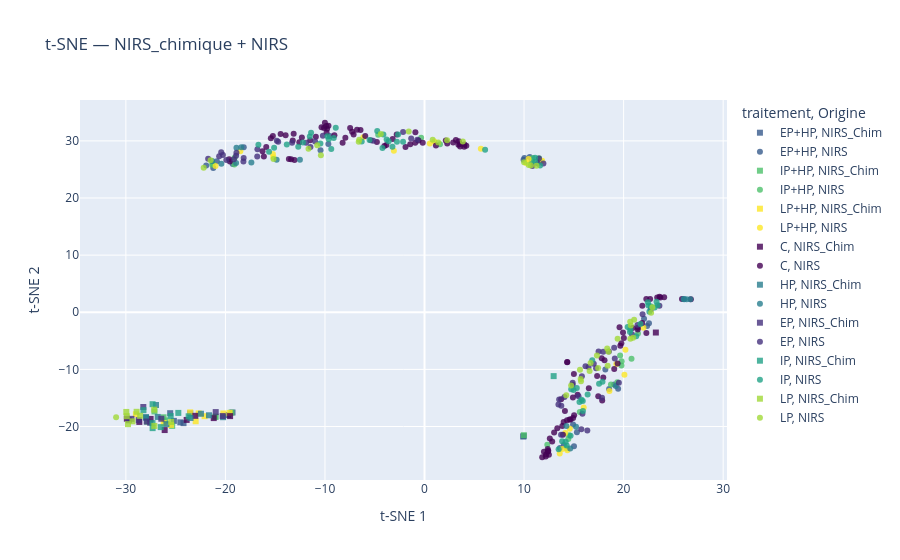

Notebook code for this chart:
### Code cell
cols_needed = NIRS_COMMON + ['traitement', 'Origine']
data_merged = pd.concat([
    data_chimique[cols_needed],
    data_nirs[cols_needed]
], axis=0).reset_index(drop=True)

X = data_merged[NIRS_INDEXES].values
X_scaled = StandardScaler().fit_transform(X)

tsne = TSNE(n_components=2, perplexity=recommended_perplexity,
            max_iter=3000, random_state=42)
X_tsne = tsne.fit_transform(X_scaled)

#data_frame prep pour le plot
df_plot = pd.DataFrame({
    'tSNE1':    X_tsne[:, 0],
    'tSNE2':    X_tsne[:, 1],
    'traitement': data_merged['traitement'],
    'Origine':    data_merged['Origine'],
})

# on adapte le plot précédent pour distinguer l'origine en plus
n = len(df_plot['traitement'].unique())
viridis_colors = px.colors.sample_colorscale(
    'viridis', [i / (n - 1) for i in range(n)]
)
color_map = {lbl: viridis_colors[i] 
             for i, lbl in enumerate(sorted(df_plot['traitement'].unique()))}

fig = px.scatter(
    df_plot,
    x='tSNE1', y='tSNE2',
    color='traitement',      
    symbol='Origine',       
    symbol_map={
        'NIRS':  'circle',
        'NIRS_chimique': 'star'  
    },
    color_discrete_map=color_map,
    opacity=0.8,
    labels={'tSNE1': 't-SNE 1', 'tSNE2': 't-SNE 2'},
    title="t-SNE — NIRS_chimique + NIRS"
)

# fig.update_layout(
#     xaxis=dict(range=[X_tsne[:, 0].min() - 1, X_tsne[:, 0].max() + 1]),
#     yaxis=dict(range=[X_tsne[:, 1].min() - 1, X_tsne[:, 1].max() + 1]),
#     legend=dict(groupclick="toggleitem")
# )

fig.show()

### Figure 1 — Plotly figure (JSON) as saved in the notebook; plotly's stock layout.template omitted (floating-point values rounded to 4 significant figures)
{"data": [{"hovertemplate": "traitement=EP+HP<br>Origine=NIRS_Chim<br>t-SNE 1=%{x}<br>t-SNE 2=%{y}<extra></extra>", "legendgroup": "EP+HP, NIRS_Chim", "marker": {"color": "rgb(55, 91, 140)", "opacity": 0.8, "symbol": "square"}, "mode": "markers", "name": "EP+HP, NIRS_Chim", "orientation": "v", "showlegend": true, "type": "scatter", "x": [-19.7, 9.92, 9.96, -25.55, -23.54, -19.29, -24.21, -24.53, -25.18], "xaxis": "x", "y": [-18.0, -21.75, -21.68, -17.67, -17.7, -17.54, -19.41, -19.27, -19.02], "yaxis": "y"}, {"hovertemplate": "traitement=EP+HP<br>Origine=NIRS<br>t-SNE 1=%{x}<br>t-SNE 2=%{y}<extra></extra>", "legendgroup": "EP+HP, NIRS", "marker": {"color": "rgb(55, 91, 140)", "opacity": 0.8, "symbol": "circle"}, "mode": "markers", "name": "EP+HP, NIRS", "orientation": "v", "showlegend": true, "type": "scatter", "x": [-21.22, -21.93, -18.16, -9.656, 18.54, 13.6, 13.99, 15.31, -20.85, -10.45, -19.27, -9.501, 14.92, 15.01, 19.45, 19.06, 9.949, 10.04, 10.75, 10.57, 22.36, 18.16, 22.05, 22.55], "xaxis": "x", "y": [25.27, 25.69, 28.89, 29.44, -13.44, -23.77, -23.23, -21.0, 26.44, 28.36, 25.94, 30.86, -19.67, -23.43, -13.4, -12.64, 26.69, 27.01, 26.36, 27.18, -2.419, -10.04, -1.116, -1.923], "yaxis": "y"}, {"hovertemplate": "traitement=IP+HP<br>Origine=NIRS_Chim<br>t-SNE 1=%{x}<br>t-SNE 2=%{y}<extra></extra>", "legendgroup": "IP+HP, NIRS_Chim", "marker": {"color": "rgb(77, 193, 107)", "opacity": 0.8, "symbol": "square"}, "mode": "markers", "name": "IP+HP, NIRS_Chim", "orientation": "v", "showlegend": true, "type": "scatter", "x": [9.98, -21.0, -21.0, -19.4, -27.13, -26.21, -26.06, -27.85, -25.35], "xaxis": "x", "y": [-21.52, -18.29, -18.29, -17.57, -17.36, -18.38, -18.93, -19.17, -19.89], "yaxis": "y"}, {"hovertemplate": "traitement=IP+HP<br>Origine=NIRS<br>t-SNE 1=%{x}<br>t-SNE 2=%{y}<extra></extra>", "legendgroup": "IP+HP, NIRS", "marker": {"color": "rgb(77, 193, 107)", "opacity": 0.8, "symbol": "circle"}, "mode": "markers", "name": "IP+HP, NIRS", "orientation": "v", "showlegend": true, "type": "scatter", "x": [-0.3381, 1.555, -4.651, 14.52, 14.28, 19.8, 18.73, -19.07, -21.27, -19.1, -21.33, 12.33, 15.6, 20.79, 19.37, 11.66, 10.8, 11.5, 10.88, 14.45, 19.78, 21.44, 19.65], "xaxis": "x", "y": [30.56, 29.42, 31.07, -21.53, -23.83, -8.566, -12.64, 27.06, 25.98, 25.87, 25.82, -23.19, -17.47, -8.123, -12.24, 26.41, 26.37, 26.98, 27.0, -22.17, -9.302, -3.704, -7.565], "yaxis": "y"}, {"hovertemplate": "traitement=LP+HP<br>Origine=NIRS_Chim<br>t-SNE 1=%{x}<br>t-SNE 2=%{y}<extra></extra>", "legendgroup": "LP+HP, NIRS_Chim", "marker": {"color": "rgb(253, 231, 37)", "opacity": 0.8, "symbol": "square"}, "mode": "markers", "name": "LP+HP, NIRS_Chim", "orientation": "v", "showlegend": true, "type": "scatter", "x": [-28.99, -20.21, -23.54, -22.69, -22.09, -19.58, -26.2, -22.99, -25.47], "xaxis": "x", "y": [-17.86, -17.71, -17.52, -17.7, -18.19, -17.62, -19.39, -19.08, -19.72], "yaxis": "y"}, {"hovertemplate": "traitement=LP+HP<br>Origine=NIRS<br>t-SNE 1=%{x}<br>t-SNE 2=%{y}<extra></extra>", "legendgroup": "LP+HP, NIRS", "marker": {"color": "rgb(253, 231, 37)", "opacity": 0.8, "symbol": "circle"}, "mode": "markers", "name": "LP+HP, NIRS", "orientation": "v", "showlegend": true, "type": "scatter", "x": [-6.152, -3.077, 0.5299, 0.993, 15.99, 14.14, 13.85, -18.5, -20.99, -15.18, -15.23, 14.6, 13.58, 20.08, 14.35, 10.45, 5.66, 10.19, 11.82, 19.26, 20.18, 18.58, 21.99], "xaxis": "x", "y": [30.62, 28.28, 29.55, 29.9, -16.66, -21.12, -23.94, 28.17, 25.6, 27.14, 27.69, -20.4, -24.73, -10.94, -24.16, 26.82, 28.62, 26.14, 26.54, -9.039, -6.553, -13.78, -2.726], "yaxis": "y"}, {"hovertemplate": "traitement=C<br>Origine=NIRS_Chim<br>t-SNE 1=%{x}<br>t-SNE 2=%{y}<extra></extra>", "legendgroup": "C, NIRS_Chim", "marker": {"color": "rgb(68, 1, 84)", "opacity": 0.8, "symbol": "square"}, "mode": "markers", "name": "C, NIRS_Chim", "orientation": "v", "showlegend": true, "type": "scatter", "x": [-21.17, 23.24, -19.53, -23.02, -27.51, -23.89, -26.1, -29.9, -28.65], "xaxis": "x", "y": [-18.52, -3.547, -18.18, -18.13, -18.67, -18.85, -20.62, -18.63, -19.2], "yaxis": "y"}, {"hovertemplate": "traitement=C<br>Origine=NIRS<br>t-SNE 1=%{x}<br>t-SNE 2=%{y}<extra></extra>", "legendgroup": "C, NIRS", "marker": {"color": "rgb(68, 1, 84)", "opacity": 0.8, "symbol": "circle"}, "mode": "markers", "name": "C, NIRS", "orientation": "v", "showlegend": true, "type": "scatter", "x": [-1.909, -16.28, -16.14, -0.1756, -9.645, -15.23, -10.34, -15.9, -10.01, -1.433, -7.123, -7.47, -5.953, -14.45, -9.782, -6.428, -4.029, -15.44, -12.32, -13.14, -7.95, -0.9345, 1.149, -9.867, -10.1, -13.95, -6.779, -7.274, -3.828, 14.11, 17.45, 15.03, 13.9, 12.0, 14.56, 12.21, 12.38, 14.31, 14.93, 12.4, 12.49, 12.18, 12.59, 12.43, 13.34, 13.84, 14.67, 12.83, 13.98, 13.02, 17.85, 11.82, 16.51, 17.34, 19.78, 15.38, 17.96, 20.02, 19.67, 19.94, 23.61, 14.33, 22.66, 14.35, 23.69, 23.37, 22.28, 24.07, 4.201, -9.836, 3.404, 4.008, 3.576, -13.23, 3.153, 2.137, 2.88, 3.986, -0.6037, 2.283, 3.554, -4.784, 3.453, -10.91, -11.48, -12.58, -9.053, -8.226, 21.87, 18.08, 19.06, 19.4, 21.43, 20.9, 21.42, 14.91, -13.06, -19.63, -13.4, -13.62, 17.8, 15.01, 19.59, 13.72, -3.196, -19.55, -0.9154, -2.795, 21.88, 26.76, 22.28, 25.86], "xaxis": "x", "y": [28.92, 28.2, 27.28, 29.65, 32.67, 30.87, 32.4, 28.94, 33.17, 29.41, 31.13, 32.27, 30.84, 31.19, 32.11, 31.89, 29.11, 30.47, 30.58, 31.23, 30.54, 29.66, 29.2, 32.62, 32.27, 30.98, 31.93, 31.6, 29.29, -17.29, -14.69, -18.04, -21.43, -24.44, -18.75, -24.89, -23.95, -18.91, -18.5, -24.37, -24.95, -25.24, -22.09, -24.24, -20.3, -19.89, -18.76, -22.61, -19.2, -21.06, -15.43, -25.38, -13.29, -11.14, -5.417, -14.45, -11.43, -4.513, -5.841, -3.538, 2.694, -8.737, 2.314, -8.703, 2.589, 2.579, 2.317, 2.622, 29.17, 31.48, 29.32, 29.35, 29.01, 30.06, 30.14, 30.08, 29.72, 28.96, 30.08, 29.55, 29.44, 29.79, 29.94, 30.71, 30.1, 29.77, 30.98, 29.67, -1.891, -8.41, -9.953, -8.986, -2.72, -2.758, -3.016, -14.92, 26.64, 26.8, 26.78, 26.84, -8.068, -10.79, -2.618, -15.21, 30.33, 26.4, 31.5, 31.13, 1.134, 2.274, -3.632, 2.31], "yaxis": "y"}, {"hovertemplate": "traitement=HP<br>Origine=NIRS_Chim<br>t-SNE 1=%{x}<br>t-SNE 2=%{y}<extra></extra>", "legendgroup": "HP, NIRS_Chim", "marker": {"color": "rgb(40, 126, 142)", "opacity": 0.8, "symbol": "square"}, "mode": "markers", "name": "HP, NIRS_Chim", "orientation": "v", "showlegend": true, "type": "scatter", "x": [-26.97, -21.65, -20.23, -22.46, -23.51, -27.97, -26.8, -25.93, -27.98], "xaxis": "x", "y": [-16.24, -18.03, -18.37, -17.76, -18.5, -18.48, -18.32, -19.58, -18.34], "yaxis": "y"}, {"hovertemplate": "traitement=HP<br>Origine=NIRS<br>t-SNE 1=%{x}<br>t-SNE 2=%{y}<extra></extra>", "legendgroup": "HP, NIRS", "marker": {"color": "rgb(40, 126, 142)", "opacity": 0.8, "symbol": "circle"}, "mode": "markers", "name": "HP, NIRS", "orientation": "v", "showlegend": true, "type": "scatter", "x": [-18.93, -17.39, -18.89, -18.4, 14.26, 15.22, 14.64, 19.21, -20.41, -14.85, -12.52, -21.33, 26.7, 26.33, 26.04, 26.08], "xaxis": "x", "y": [26.11, 26.23, 28.79, 28.87, -19.89, -20.03, -23.86, -12.91, 26.01, 26.69, 26.69, 26.5, 2.26, 2.284, 2.302, 2.3], "yaxis": "y"}, {"hovertemplate": "traitement=EP<br>Origine=NIRS_Chim<br>t-SNE 1=%{x}<br>t-SNE 2=%{y}<extra></extra>", "legendgroup": "EP, NIRS_Chim", "marker": {"color": "rgb(69, 49, 125)", "opacity": 0.8, "symbol": "square"}, "mode": "markers", "name": "EP, NIRS_Chim", "orientation": "v", "showlegend": true, "type": "scatter", "x": [-28.25, -20.97, -20.28, -27.55, -26.44, -27.9, -29.71, -28.71, -29.44], "xaxis": "x", "y": [-16.58, -17.47, -18.15, -19.34, -18.64, -19.13, -18.9, -18.88, -18.66], "yaxis": "y"}, {"hovertemplate": "traitement=EP<br>Origine=NIRS<br>t-SNE 1=%{x}<br>t-SNE 2=%{y}<extra></extra>", "legendgroup": "EP, NIRS", "marker": {"color": "rgb(69, 49, 125)", "opacity": 0.8, "symbol": "circle"}, "mode": "markers", "name": "EP, NIRS", "orientation": "v", "showlegend": true, "type": "scatter", "x": [-20.42, -18.93, -20.25, -18.17, -20.63, -19.91, -19.15, -21.73, 13.52, 13.45, 18.52, 16.36, 21.4, 13.74, 17.0, 15.81, -14.7, -13.31, -11.89, -10.21, -16.78, -5.393, -10.99, -14.84, 21.9, 17.95, 14.88, 19.05, 20.84, 19.11, 15.47, 16.48, -11.46, -2.153, -1.337, -5.161, 14.89, 17.23, 15.75, 14.06, -18.89, -16.8, -18.19, -0.7192, 17.49, 22.72, 16.17, 23.6, 10.84, 11.94, 11.5, 11.38, 13.72, 17.83, 15.86, 19.52], "xaxis": "x", "y": [28.0, 27.41, 27.52, 26.99, 27.31, 26.66, 26.8, 26.88, -15.29, -16.16, -6.857, -20.69, -2.244, -16.37, -9.015, -11.22, 29.83, 29.67, 29.67, 30.92, 28.54, 30.13, 29.88, 30.04, -0.3552, -6.929, -12.34, -6.229, -3.859, -8.111, -14.71, -9.588, 28.94, 31.55, 30.43, 30.05, -12.7, -9.795, -20.48, -14.83, 27.9, 27.27, 26.41, 30.21, -6.848, 0.4634, -9.442, 1.149, 25.59, 26.03, 26.91, 26.05, -21.43, -14.96, -17.79, -12.34], "yaxis": "y"}, {"hovertemplate": "traitement=IP<br>Origine=NIRS_Chim<br>t-SNE 1=%{x}<br>t-SNE 2=%{y}<extra></extra>", "legendgroup": "IP, NIRS_Chim", "marker": {"color": "rgb(34, 162, 135)", "opacity": 0.8, "symbol": "square"}, "mode": "markers", "name": "IP, NIRS_Chim", "orientation": "v", "showlegend": true, "type": "scatter", "x": [-27.32, -28.23, 12.97, -23.69, -24.73, -25.5, -27.31, -27.32, -26.5], "xaxis": "x", "y": [-16.09, -17.14, -11.18, -18.21, -17.62, -18.17, -20.28, -19.4, -20.1], "yaxis": "y"}, {"hovertemplate": "traitement=IP<br>Origine=NIRS<br>t-SNE 1=%{x}<br>t-SNE 2=%{y}<extra></extra>", "legendgroup": "IP, NIRS", "marker": {"color": "rgb(34, 162, 135)", "opacity": 0.8, "symbol": "circle"}, "mode": "markers", "name": "IP, NIRS", "orientation": "v", "showlegend": true, "type": "scatter", "x": [-4.749, -3.221, -11.52, -2.155, -2.771, -8.915, -13.83, -15.11, 17.54, 14.67, 14.28, 15.57, 15.9, 15.77, 16.38, 17.88, -9.118, -15.62, -9.621, -12.21, -11.39, -16.68, -9.749, -12.68, 15.3, 16.85, 20.67, 23.12, 20.41, 20.64, 14.97, 14.74, -3.806, -5.523, -6.307, -3.6, -9.368, 15.92, 13.82, 14.18, 13.47, -4.225, -4.132, -10.46, -2.654, 22.49, 23.41, 22.59, 22.72, 11.61, 11.11, 11.11, 6.087, 23.31, 21.26, 21.69, 22.44], "xaxis": "x", "y": [31.73, 28.97, 30.78, 29.85, 29.84, 32.29, 29.38, 28.79, -12.51, -21.63, -23.31, -15.71, -15.54, -15.31, -14.41, -12.15, 30.51, 28.11, 30.3, 29.73, 31.43, 29.32, 30.81, 28.96, -13.26, -8.391, -2.958, 0.8137, -2.579, -3.447, -13.61, -13.47, 30.26, 30.17, 29.88, 29.94, 28.57, -17.27, -22.59, -22.66, -23.98, 28.77, 31.14, 29.56, 31.12, 1.166, 1.217, 0.1105, 1.067, 25.7, 27.06, 26.3, 28.45, 1.841, -4.219, -2.063, 1.733], "yaxis": "y"}, {"hovertemplate": "traitement=LP<br>Origine=NIRS_Chim<br>t-SNE 1=%{x}<br>t-SNE 2=%{y}<extra></extra>", "legendgroup": "LP, NIRS_Chim", "marker": {"color": "rgb(161, 217, 56)", "opacity": 0.8, "symbol": "square"}, "mode": "markers", "name": "LP, NIRS_Chim", "orientation": "v", "showlegend": true, "type": "scatter", "x": [-28.92, -29.79, -29.96, -28.57, -27.15, -25.45, -27.14, -29.34, -29.91], "xaxis": "x", "y": [-17.43, -19.59, -17.45, -18.12, -17.05, -19.2, -19.9, -19.09, -18.2], "yaxis": "y"}, {"hovertemplate": "traitement=LP<br>Origine=NIRS<br>t-SNE 1=%{x}<br>t-SNE 2=%{y}<extra></extra>", "legendgroup": "LP, NIRS", "marker": {"color": "rgb(161, 217, 56)", "opacity": 0.8, "symbol": "circle"}, "mode": "markers", "name": "LP, NIRS", "orientation": "v", "showlegend": true, "type": "scatter", "x": [3.847, 1.384, -30.98, -22.18, -21.49, -1.585, 2.27, 0.8202, 16.68, 16.59, 18.4, 20.72, 19.4, 20.66, 15.69, 18.35, -10.41, -11.65, -6.609, 14.24, 20.68, 14.73, 17.44, -15.17, -10.78, -4.391, -6.553, 18.48, 22.76, 15.62, 17.32, 10.46, 10.0, 11.25, 10.68, 21.06, 20.95, 15.72, 22.89], "xaxis": "x", "y": [29.9, 29.7, -18.39, 25.28, 26.61, 31.63, 30.11, 30.21, -8.902, -10.3, -9.382, -2.336, -4.652, -1.656, -11.68, -6.344, 27.49, 28.61, 29.86, -14.54, -4.621, -12.8, -9.75, 26.83, 29.23, 31.22, 30.2, -6.911, -0.07598, -10.07, -7.574, 25.79, 26.25, 25.64, 25.71, -1.297, -4.482, -12.06, 0.8837], "yaxis": "y"}], "layout": {"legend": {"title": {"text": "traitement, Origine"}, "tracegroupgap": 0}, "title": {"text": "t-SNE — NIRS_chimique + NIRS"}, "xaxis": {"anchor": "y", "domain": [0, 1], "title": {"text": "t-SNE 1"}}, "yaxis": {"anchor": "x", "domain": [0, 1], "title": {"text": "t-SNE 2"}}}}
